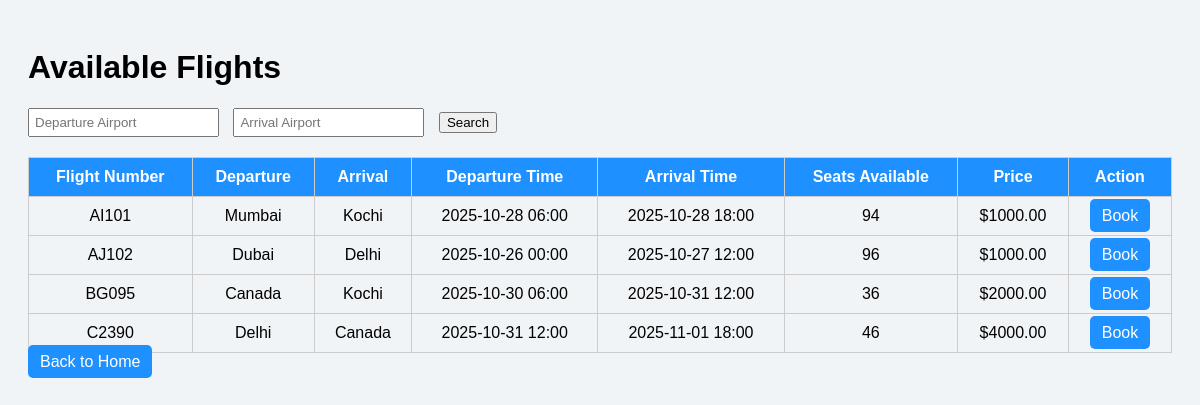
Page /flights/list/ (signed in) on the committed database.
### flights/models.py (models this page shows, shortened)
class Flight(models.Model):
    flight_number = models.CharField(max_length=10)
    departure_airport = models.CharField(max_length=50)
    arrival_airport = models.CharField(max_length=50)
    departure_datetime = models.DateTimeField()
    arrival_datetime = models.DateTimeField()
    price = models.DecimalField(max_digits=8, decimal_places=2)
    seats_available = models.IntegerField()
    status = models.CharField(max_length=20, default='On-time')  # On-time / Delayed

### flights/views.py (the view)
# urls.py: path('list/', views.flight_list, name='flight_list'),           # Flight search/list
@login_required
def flight_list(request):
    flights = Flight.objects.all()
    departure = request.GET.get('departure')
    arrival = request.GET.get('arrival')
    if departure:
        flights = flights.filter(departure_airport__icontains=departure)
    if arrival:
        flights = flights.filter(arrival_airport__icontains=arrival)
    return render(request, 'flights/flight_list.html', {'flights': flights})

### flights/templates/flights/flight_list.html (shortened to what this page needs)
<!DOCTYPE html>
<html>
<head>
</head>
<body>
<h1>Available Flights</h1>
<form method="GET">
    <input type="text" name="departure" placeholder="Departure Airport" value="{{ request.GET.departure }}">
    <input type="text" name="arrival" placeholder="Arrival Airport" value="{{ request.GET.arrival }}">
    <button type="submit">Search</button>
</form>
<table>
    <tr>
        <th>Flight Number</th>
        <th>Departure</th>
        <th>Arrival</th>
        <th>Departure Time</th>
        <th>Arrival Time</th>
        <th>Seats Available</th>
        <th>Price</th>
        <th>Action</th>
    </tr>
    {% for flight in flights %}
    <tr>
        <td>{{ flight.flight_number }}</td>
        <td>{{ flight.departure_airport }}</td>
        <td>{{ flight.arrival_airport }}</td>
        <td>{{ flight.departure_datetime|date:"Y-m-d H:i" }}</td>
        <td>{{ flight.arrival_datetime|date:"Y-m-d H:i" }}</td>
        <td>{{ flight.seats_available }}</td>
        <td>${{ flight.price }}</td>
        <td>
            {% if flight.seats_available > 0 %}
                <a href="{% url 'book_flight' flight.id %}" class="button">Book</a>
            {% else %}
                Full
            {% endif %}
        </td>
    </tr>
    {% empty %}
    <tr><td colspan="8">No flights found.</td></tr>
    {% endfor %}
</table>
<a href="{% url 'home' %}" class="button">Back to Home</a>
</body>
</html>

### flights/templates/flights/flight_list.html (style rules this page uses)
body { font-family: Arial, sans-serif; padding: 20px; background-color: #f0f4f7; }
table { width: 100%; border-collapse: collapse; margin-top: 20px; }
th, td { padding: 10px; border: 1px solid #ccc; text-align: center; }
th { background-color: #1E90FF; color: white; }
a.button { padding: 8px 12px; background-color: #1E90FF; color: white; text-decoration: none; border-radius: 5px; }
form { margin-bottom: 20px; }
input { padding: 5px; margin-right: 10px; }

### rows in the picture
Flight: flight_number "AI101", departure_airport "Mumbai", arrival_airport "Kochi", departure_datetime "2025-10-28 06:00", arrival_datetime "2025-10-28 18:00", seats_available "94", price "1000.00", shows "Book"
Flight: flight_number "AJ102", departure_airport "Dubai", arrival_airport "Delhi", departure_datetime "2025-10-26 00:00", arrival_datetime "2025-10-27 12:00", seats_available "96", price "1000.00", shows "Book"
Flight: flight_number "BG095", departure_airport "Canada", arrival_airport "Kochi", departure_datetime "2025-10-30 06:00", arrival_datetime "2025-10-31 12:00", seats_available "36", price "2000.00", shows "Book"
Flight: flight_number "C2390", departure_airport "Delhi", arrival_airport "Canada", departure_datetime "2025-10-31 12:00", arrival_datetime "2025-11-01 18:00", seats_available "46", price "4000.00", shows "Book"
